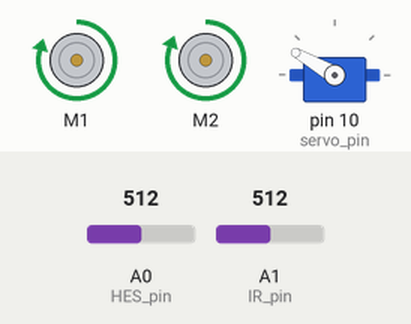
Simulated run of this sketch. Board: Arduino Uno, built with avr-gcc and run on an emulated ATmega328P. Parts: 2 × DC motor (green arrow = forward, orange = backward, longer = faster), servo. The test bench sets the inputs (shaded band); at power-on: A1 (IR_pin) = 512, A0 (HES_pin) = 512. What the sketch prints to the serial monitor is not drawn.

Above: at 4.2 s.
4.3 s: A1 (IR_pin) set to 490
At 15.2 s:
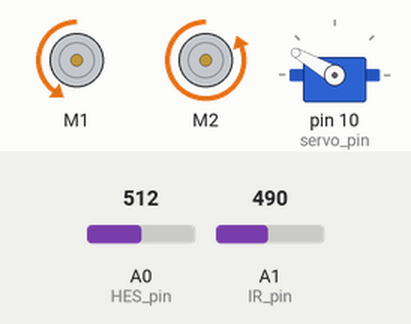
18.3 s: A1 (IR_pin) set to 509
At 20.7 s:
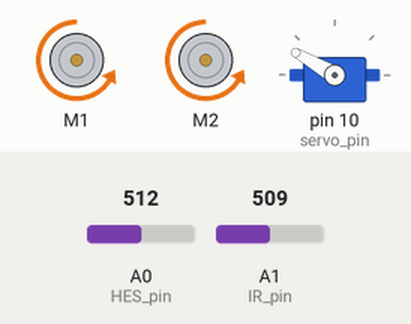
At 22.4 s:
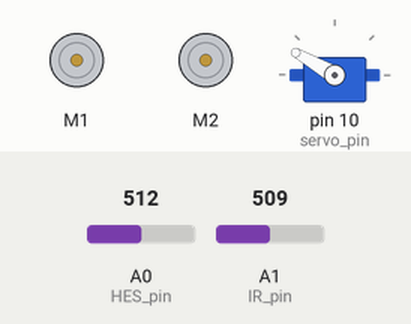
Timing chart, 0 to 37.8 s (numbered marks = the images above; inputs shaded):
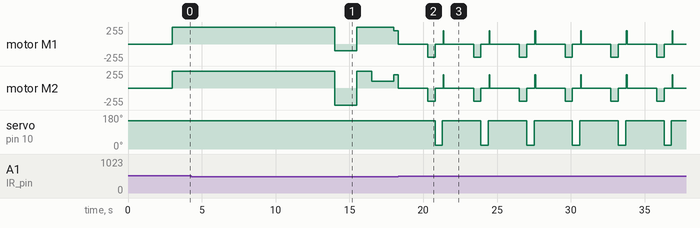

The sketch:

firmware.ino
```cpp
/*  This is the main file for the Orange Pip.
    When the infra sensor returns a signal, it initiates the detection sequence.

    On the first round it follows the walls with the ultrasonic sensor and a proportional controller,
    intersecting with the five known cells, then returns to the safe zone and back to the opposite
    starting zone.

    On the second round it receives motor speeds as two signed 8-bit integers through serial and sets them.
    It will move towards the nearest block until the detection sequence initiates.
    Once all the blocks are passed, it returns to the safe zone and back to a starting zone.

    The detection sequence can be understood by observation.

    Speed is an integer from -255 to 255 (positive = forwards, negative = backwards).
    The servo will move between 30 and 150 degrees, where 150 is the closed state and 30 is the open state.

    TODO: Calibrate time delays.
    TODO: Merge first round (backup.ino) into code.
*/

#include <Adafruit_MotorShield.h>
#include <Servo.h>
#include <NewPing.h>

// Initiate motors
Adafruit_MotorShield AFMS = Adafruit_MotorShield();
Adafruit_DCMotor *L_motor = AFMS.getMotor(1);  // Left motor on port 1
Adafruit_DCMotor *R_motor = AFMS.getMotor(2);  // Right motor on port 2
int op_speed = 200;  // Operational speed for tasks

// Initiate servo
int servo_pin = 10;
Servo servo;
int open_angle = 70;
int closed_angle = 150;

// Initiate ultrasonic sensor
int trig_pin = 11;
int echo_pin = 12;
int max_distance = 100;
NewPing sonar(trig_pin, echo_pin, max_distance);
int desired_distance = 5;
int wall_distance = 5;


// Define pins
int HES_pin = 0;  // Hall effect sensor analog input
int IR_pin = 1;  // Infrared sensor analog input
int amber_pin = 8;  // Amber LED digital output
int red_pin = 7;  // Red LED digital output

int iteration = 0;
int blinking = 0;
int amber_on = true;
int iter = 0;
int active = 0;

void setMotorSpeed(Adafruit_DCMotor *motor, int motor_speed) {
  motor->setSpeed(abs(motor_speed));
  if (motor_speed >= 0) {
    motor->run(FORWARD);
  }
  else if (motor_speed < 0) {
    motor->run(BACKWARD);
  }
}

void setMotorSpeeds(int L_speed, int R_speed) {
  setMotorSpeed(L_motor, L_speed);
  setMotorSpeed(R_motor, R_speed);
  if (L_speed ==0 and R_speed == 0) {
    blinking = 0;
    amber_on = false;
  }
  else {
    blinking++;
  }
  if (blinking > 500) {
    blinking = 0;
    amber_on = not amber_on;
  }
  if (amber_on) {
    digitalWrite(amber_pin, HIGH);
  }
  else {
    digitalWrite(amber_pin, LOW);
  }
}

void detect() {
  if (analogRead(IR_pin) > 500) {
    setMotorSpeeds(0, 0);
    delay(1000);
    iter = 0;
    active = false;
    while (iter < 250 and not active) {
      iter++;
      setMotorSpeeds(op_speed, op_speed);
      servo.write(closed_angle - iter / 10);
      if (analogRead(HES_pin) > 500) {
        servo.write(closed_angle);
        setMotorSpeeds(0, 0);
        delay(1000);
        push();
        active = true;
      delay(50);
      }
    }
    if (not active) {
      servo.write(closed_angle);
      setMotorSpeeds(0, 0);
      delay(1000);
      collect();
    }
  }
  setMotorSpeeds(op_speed, op_speed);
}

void listenSerial() {
  // Get data
  if (Serial.available() > 0) {
    iteration = 0;
    char order = Serial.read();
    if (order == 's') {
      int8_t L_speed = Serial.read();
      int8_t R_speed = Serial.read();
      Serial.print('r');
      setMotorSpeeds(L_speed, R_speed);
    }
    else if (order == 'd') {
      servo.write(open_angle);
      setMotorSpeeds(250, 255);
      delay(1500);
      setMotorSpeeds(-250, -255);
      delay(2000);
      setMotorSpeeds(0, 0);
      Serial.print('r');
      digitalWrite(red_pin, LOW);
    }
  }

  // Resend confirmation if there is no communciation
  iteration++;
  if (iteration > (1000 / 50)) {
    Serial.print('r');
    iteration = 0;
  }
}

void collect() {
  setMotorSpeeds(-op_speed, -op_speed);
  delay(1700);
  setMotorSpeeds(0, 0);
  servo.write(open_angle);
  delay(500);
  setMotorSpeeds(op_speed, op_speed);
  delay(1600);
  setMotorSpeeds(0, 0);
  servo.write(closed_angle);
  digitalWrite(red_pin, HIGH);
  delay(700);
}

void push() {
  setMotorSpeeds(-op_speed, -op_speed);
  delay(500);
  setMotorSpeeds(0, 0);
  servo.write(open_angle - 50);
  delay(500);
  servo.write(closed_angle);
}

void setup() {
  Serial.begin(9600);
  Serial.print('r');
  AFMS.begin();
  setMotorSpeeds(0, 0);
  servo.attach(servo_pin);
  servo.write(closed_angle);
  delay(3000);
}

void loop() {
  // Move forwards
  setMotorSpeeds(250, 255);
  delay(11000);

  // Turn
  setMotorSpeeds(-100, -255);
  delay(1500);
  setMotorSpeeds(255, 255);
  delay(1000);
  setMotorSpeeds(255, 100);
  delay(1500);

  // Move forwards and detect
  int iter = 0;
  while (iter < 150) {
    iter++;
    detect();
    delay(50);
  }

  // Turn
  setMotorSpeeds(-100, -255);
  delay(1500);
  setMotorSpeeds(255, 255);
  delay(1000);
  setMotorSpeeds(255, 100);
  delay(1500);

  // Move forwards
  setMotorSpeeds(250, 255);
  delay(13000);

  // Turn
  setMotorSpeeds(-100, -255);
  delay(1500);
  setMotorSpeeds(255, 255);
  delay(800);
  setMotorSpeeds(255, 100);
  delay(1500);

  // Move forwards
  setMotorSpeeds(250, 255);
  delay(5000);

  // Drop and park
  servo.write(open_angle);
  digitalWrite(red_pin, LOW);
  setMotorSpeeds(-250, -255);
  delay(7000);
  servo.write(closed_angle);

  // Stop
  setMotorSpeeds(100, 100);
  delay(200);
  setMotorSpeeds(0, 0);
  delay(10000000);
}
```

Measured:
- the behaviour switches between 500 and 501 on A1 (IR_pin) (found by bisection; images 1 and 2)
- after the input at 18.3 s, servo on pin 10 (servo_pin): alternates 150° for 2.6 s and 20° for 0.50 s, starting after 2.5 s
- by itself, motor M1, motor M2: repeats every 3.1 s: backward 200/255 0.50 s, stopped 0.55 s, forward 200/255 0.05 s, stopped 2.0 s
